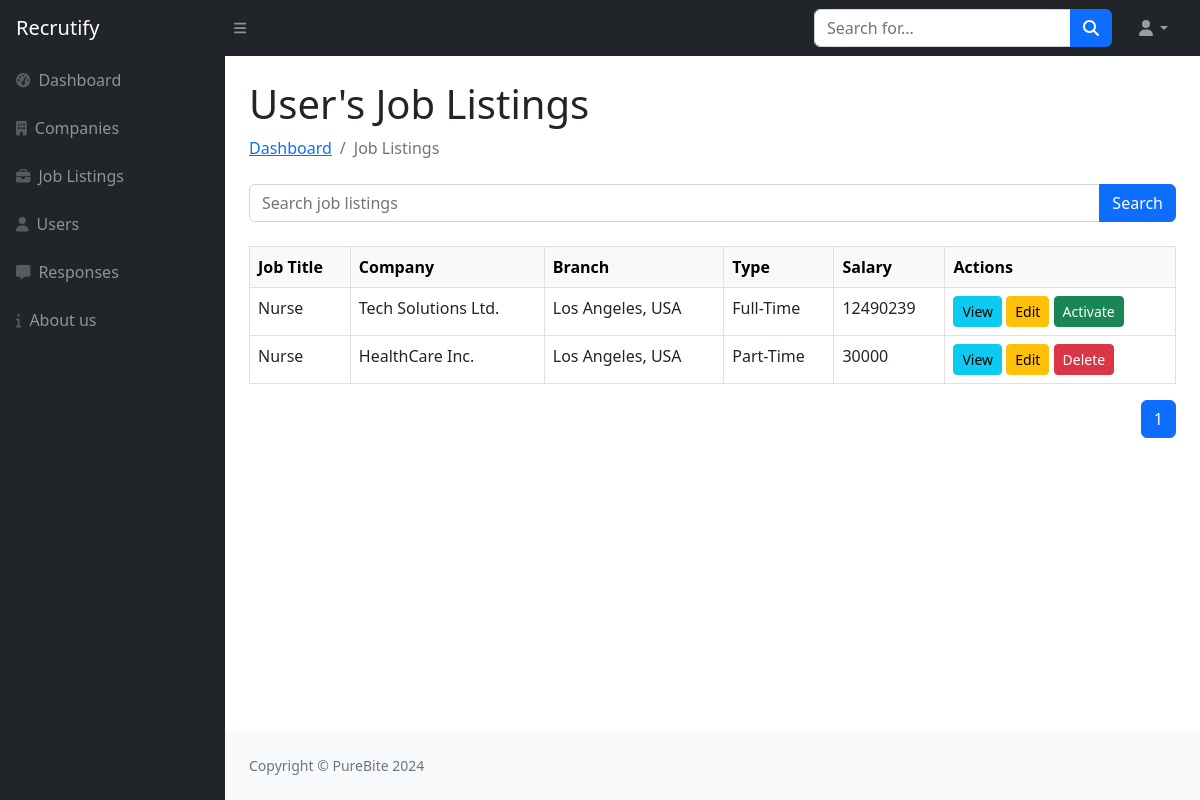
Page /admin/posts.php?user_id=4 on the earlier database version.
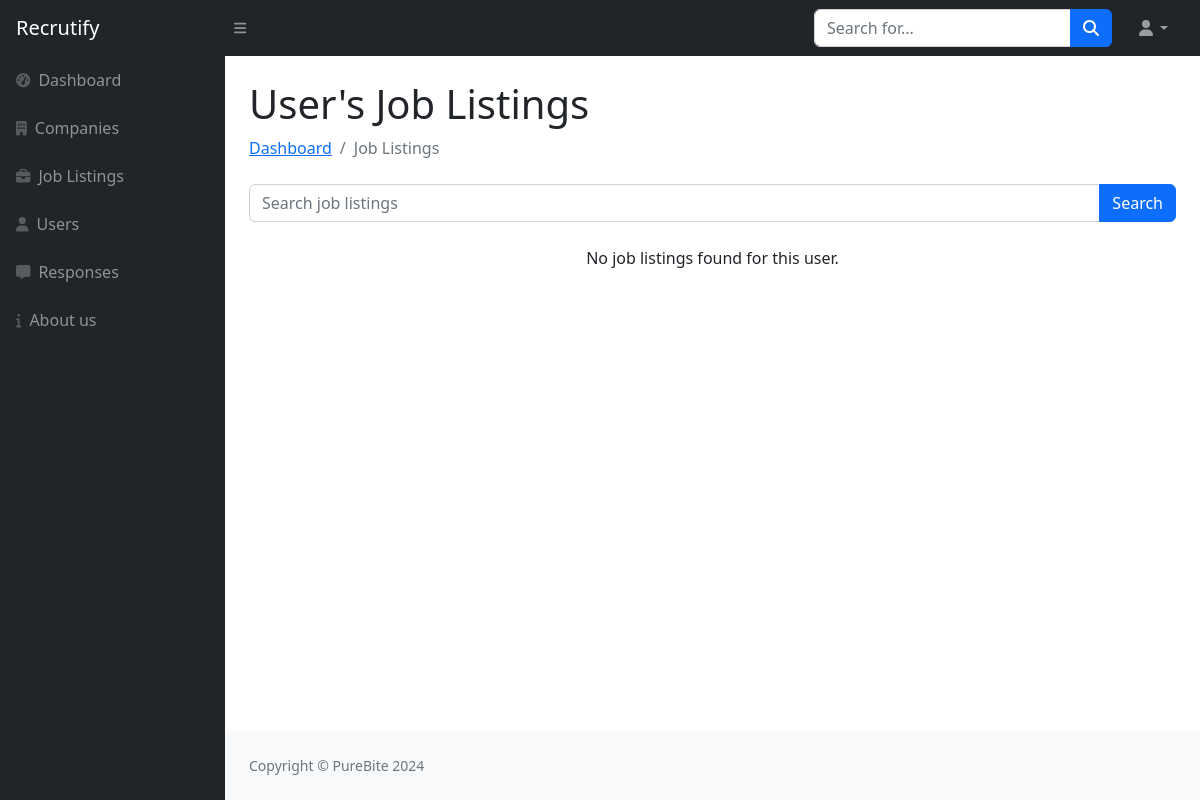
Same page on the later database version.
### tables this page shows
CREATE TABLE `job_list_tbl` (
  `Job_Id` int(11) NOT NULL,
  `Posted_By` int(11) NOT NULL,
  `Title` varchar(50) NOT NULL,
  `Posted_Time` datetime NOT NULL,
  `Description` varchar(1000) NOT NULL,
  `Company_Id` int(11) NOT NULL,
  `Branch_Id` int(11) NOT NULL,
  `Type` enum('Full-Time','Part-Time','Contract') NOT NULL,
  `Requirements` text NOT NULL,
  `Benefits` text NOT NULL,
  `Salary` int(11) NOT NULL,
  `Image` text NOT NULL,
  `Is_Internship` tinyint(1) NOT NULL DEFAULT 0,
  `Status` enum('Active','Deleted') DEFAULT 'Active'
);

CREATE TABLE `company_tbl` (
  `Company_Id` int(11) NOT NULL,
  `Posted_by` int(11) NOT NULL DEFAULT 6,
  `Name` varchar(50) NOT NULL,
  `Description` varchar(5000) NOT NULL,
  `Business_Stream` varchar(100) NOT NULL,
  `Establishment_Year` year(4) NOT NULL,
  `Website` varchar(50) NOT NULL,
  `Phone` varchar(20) NOT NULL,
  `Email` varchar(50) NOT NULL,
  `Logo` text NOT NULL,
  `Main_Branch_Id` int(11) DEFAULT NULL
);

### admin/posts.php (the view, shortened to what the changed rows need)
<?php include("sidebar.php"); ?>
<div id="layoutSidenav_content">
    <div class="container-fluid px-4">
        <h1 class="mt-4">User's Job Listings</h1>
        <?php
        $user_id = isset($_GET['user_id']) ? intval($_GET['user_id']) : 0;
        $search_query = "";
        $per_page = 10;
        $page = isset($_GET['page']) ? (int)$_GET['page'] : 1;
        $offset = ($page - 1) * $per_page;
        if ($user_id > 0) {
            $query = "
                SELECT
                    jl.*,
                    c.Name AS Company_Name,
                    CONCAT(b.City, ', ', b.Country) AS Branch_Address
                FROM job_list_tbl jl
                INNER JOIN company_tbl c ON jl.Company_Id = c.Company_Id
                INNER JOIN branch_tbl b ON jl.Branch_Id = b.Branch_Id
                WHERE jl.Posted_By = $user_id
                    AND (jl.Title LIKE '%$search_query%' OR c.Name LIKE '%$search_query%' OR b.City LIKE '%$search_query%')
                ORDER BY jl.Posted_Time DESC
                LIMIT $offset, $per_page";
            $result = mysqli_query($con, $query);
            $count_query = "
                SELECT COUNT(*) AS total
                FROM job_list_tbl jl
                INNER JOIN company_tbl c ON jl.Company_Id = c.Company_Id
                INNER JOIN branch_tbl b ON jl.Branch_Id = b.Branch_Id
                WHERE jl.Posted_By = $user_id
                    AND (jl.Title LIKE '%$search_query%' OR c.Name LIKE '%$search_query%' OR b.City LIKE '%$search_query%')";
            $count_result = mysqli_query($con, $count_query);
            $total_rows = mysqli_fetch_assoc($count_result)['total'];
            $total_pages = ceil($total_rows / $per_page);
        } else {
            echo "<p class='text-danger'>Invalid user ID.</p>";
            $result = false;
        }
        ?>
        <div class="mb-4">
            <div class="card-body">
                <?php if ($result && mysqli_num_rows($result) > 0) { ?>
                    <table class="table table-bordered">
                        <thead class="table-light">
                            <tr>
                                <th>Job Title</th>
                                <th>Company</th>
                                <th>Branch</th>
                                <th>Type</th>
                                <th>Salary</th>
                                <th>Actions</th>
                            </tr>
                        </thead>
                        <tbody>
                            <?php while ($job = mysqli_fetch_assoc($result)) { ?>
                                <tr>
                                    <td><?= ($job['Title']); ?></td>
                                    <td><?= ($job['Company_Name']); ?></td>
                                    <td><?= ($job['Branch_Address']); ?></td>
                                    <td><?= ($job['Type']); ?></td>
                                    <td><?= ($job['Salary']); ?></td>
                                    <td>
                                        <a href="view-job.php?job_id=<?= $job['Job_Id']; ?>" class="btn btn-info btn-sm">View</a>
                                        <a href="edit-job.php?job_id=<?= $job['Job_Id']; ?>" class="btn btn-warning btn-sm">Edit</a>
                                        <?php if ($job['Status'] === 'Deleted'): ?>
                                            <a href="activate-job.php?job_id=<?= $job['Job_Id']; ?>" class="btn btn-success btn-sm" onclick="return confirm('Are you sure you want to make this job active again?');">Activate</a>
                                        <?php else: ?>
                                            <a href="delete-job.php?job_id=<?= $job['Job_Id']; ?>" class="btn btn-danger btn-sm" onclick="return confirm('Are you sure you want to delete this job?');">Delete</a>
                                        <?php endif; ?>
                                    </td>
                                </tr>
                            <?php } ?>
                        </tbody>
                    </table>
                    <nav>
                        <ul class="pagination justify-content-end">
                            <?php for ($i = 1; $i <= $total_pages; $i++) { ?>
                                <li class="page-item <?= ($i == $page) ? 'active' : ''; ?>">
                                    <a class="page-link" href="?user_id=<?= $user_id; ?>&search=<?= urlencode($search_query); ?>&page=<?= $i; ?>"><?= $i; ?></a>
                                </li>
                            <?php } ?>
                        </ul>
                    </nav>
                <?php } else { ?>
                    <p class="text-center">No job listings found for this user.</p>
                <?php } ?>
            </div>
        </div>
    </div>
<?php include("footer.php"); ?>

Differences in the rows shown:
removed job_list_tbl: Title "Nurse", Company_Id.Name "Tech Solutions Ltd.", Branch_Address "Los Angeles, USA", Type "Full-Time", Salary "12490239"
removed job_list_tbl: Title "Nurse", Company_Id.Name "HealthCare Inc.", Branch_Address "Los Angeles, USA", Type "Part-Time", Salary "30000"
Other differences:
text no longer shown: "Job Title Company Branch Type Salary Actions"
text now shown: "No job listings found for this user."
list line gone: "1"
